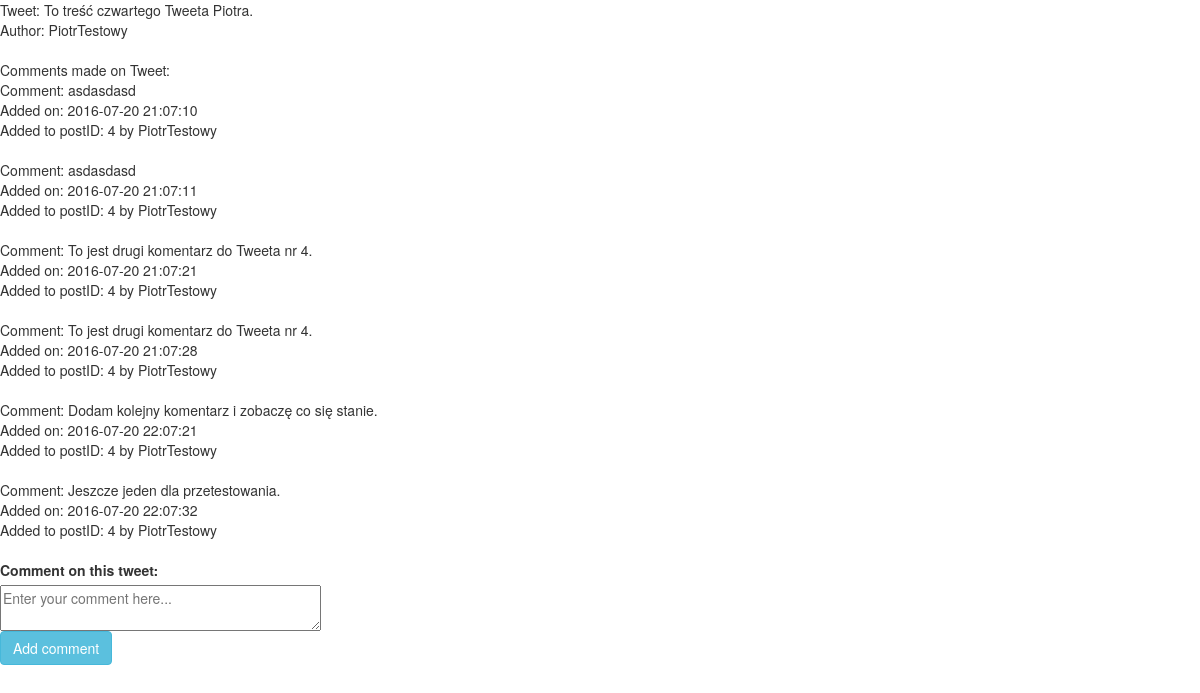
/tweet_details.php?tweetId=4 (signed in), run on the app's committed database.
### tables this page shows
CREATE TABLE IF NOT EXISTS `Tweet` (
  `id` int(11) NOT NULL AUTO_INCREMENT,
  `userId` int(11) DEFAULT NULL,
  `tweetText` varchar(140) NOT NULL,
  PRIMARY KEY (`id`),
  KEY `userId` (`userId`)
);

CREATE TABLE IF NOT EXISTS `User` (
  `id` int(11) NOT NULL AUTO_INCREMENT,
  `email` varchar(100) NOT NULL,
  `password` varchar(255) NOT NULL,
  `fullName` varchar(100) DEFAULT NULL,
  `active` tinyint(4) DEFAULT '1',
  PRIMARY KEY (`id`),
  UNIQUE KEY `email` (`email`)
);

CREATE TABLE IF NOT EXISTS `Comment` (
  `id` int(11) NOT NULL AUTO_INCREMENT,
  `userId` int(11) DEFAULT NULL,
  `postId` int(11) DEFAULT NULL,
  `creationDate` datetime NOT NULL,
  `commentText` varchar(60) NOT NULL,
  PRIMARY KEY (`id`),
  KEY `postId` (`postId`),
  KEY `userId` (`userId`)
);

### src/Comment.php (the view, shortened to what this page needs)
<?php
class Comment {
    static public function getAllCommentsByPostId(mysqli $conn, $postId) {
        $ret = [];
        $sql = "SELECT Comment.id, Comment.userId, Comment.postId, Comment.creationDate, Comment.commentText, User.fullName FROM Comment LEFT JOIN User ON Comment.userId = User.id WHERE Comment.postId = $postId ORDER BY creationDate ASC";
        $result = $conn->query($sql);
        if($result !== false && $result->num_rows > 0) {
            while($row = $result->fetch_assoc()) {
                $newComment = new Comment();
                $newComment->id = $row['id'];
                $newComment->userId = $row['userId'];
                $newComment->postId = $row['postId'];
                $newComment->creationDate = $row['creationDate'];
                $newComment->commentText = $row['commentText'];
                $newComment->fullName = $row['fullName'];
                $ret[] = $newComment;
            }
        }
        return $ret;
    }
    private $postId;
    private $creationDate;
    private $commentText;
    private $fullName;
    public function __construct() {
        $this->postId = 0;
        $this->creationDate = '';
        $this->commentText = '';
    }
    public function show() {
        echo "Comment: $this->commentText <br>";
        echo "Added on: $this->creationDate <br>";
        echo "Added to postID: $this->postId by $this->fullName<br><br>";
    }
}

### src/Tweet.php (shortened to what this page needs)
<?php
class Tweet {
    private $id;
    private $tweetText;
    private $fullName;
    public function __construct() {
        $this->id = -1;
        $this->tweetText = '';
    }
    public function show() {
        echo "Tweet: $this->tweetText<br>";
        echo "Author: $this->fullName<br>";
    }
    public function loadFromDB(mysqli $conn, $id) {
        $sql = "SELECT Tweet.id, Tweet.userId, Tweet.tweetText, User.fullName FROM Tweet LEFT JOIN User ON Tweet.userId = User.id WHERE Tweet.id = $id";
        $result = $conn->query($sql);
        if($result !== false && $result->num_rows > 0) {
            $row = $result->fetch_assoc();
            $this->id = $row['id'];
            $this->tweetText = $row['tweetText'];
            $this->fullName = $row['fullName'];
            return true;
        }
        return false;
    }
    public function getAllComments(mysqli $conn) {
        return Comment::getAllCommentsByPostId($conn, $this->id);
    }
}

### tweet_details.php (shortened to what this page needs)
<?php
require_once 'src/connection.php';
require_once 'src/Tweet.php';
require_once 'src/Comment.php';
$newTweet = new Tweet();
$newTweet->loadFromDB($conn, $_GET['tweetId']);
$newTweet->show();
$comments = $newTweet->getAllComments($conn);
if(count($comments) == 0) {
    echo "No comments yet.<br><br>";
}
else {
    echo "<br>Comments made on Tweet: <br>";
    foreach($comments as $oneComment) {
        $oneComment->show();
    }
}
?>
<form method="POST">
    <fieldset>
        <label>Comment on this tweet:</label><br>
        <textarea name="comment_text" placeholder="Enter your comment here..." rows="2" cols="40" maxlength="60" autofocus></textarea><br>
        <input type="submit" class="btn btn-info" value="Add comment"/>
    </fieldset>
</form>

### data on the page
tweet: tweetText "To treść czwartego Tweeta Piotra.", userId.fullName "PiotrTestowy"
comment: commentText "asdasdasd", creationDate "2016-07-20 21:07:10", postId "4", userId.fullName "PiotrTestowy"
comment: commentText "asdasdasd", creationDate "2016-07-20 21:07:11", postId "4", userId.fullName "PiotrTestowy"
comment: commentText "To jest drugi komentarz do Tweeta nr 4.", creationDate "2016-07-20 21:07:21", postId "4", userId.fullName "PiotrTestowy"
comment: commentText "To jest drugi komentarz do Tweeta nr 4.", creationDate "2016-07-20 21:07:28", postId "4", userId.fullName "PiotrTestowy"
comment: commentText "Dodam kolejny komentarz i zobaczę co się stanie.", creationDate "2016-07-20 22:07:21", postId "4", userId.fullName "PiotrTestowy"
comment: commentText "Jeszcze jeden dla przetestowania.", creationDate "2016-07-20 22:07:32", postId "4", userId.fullName "PiotrTestowy"
